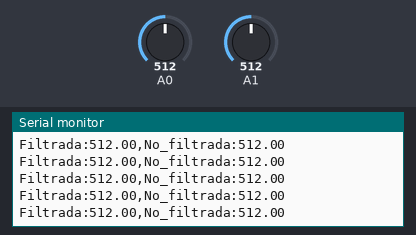
The sketch below on a simulated Arduino Uno, built with avr-gcc and run on an emulated ATmega328P. Shown: the last lines printed to the serial monitor. Inputs (shaded band) come from the test bench; at power-on: A1 = 512, A0 = 512.

Above: at 2.7 s.
2.8 s: A1 set to 985
At 2.84 s:
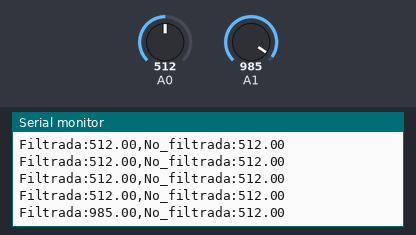
5.8 s: A1 set to 1018
At 5.88 s:
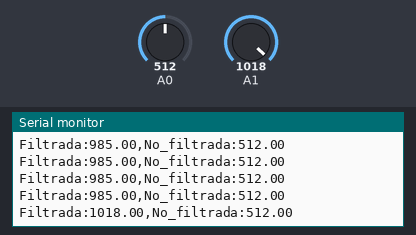
Timing chart, 0 to 8.8 s (numbered marks = the images above; inputs shaded):
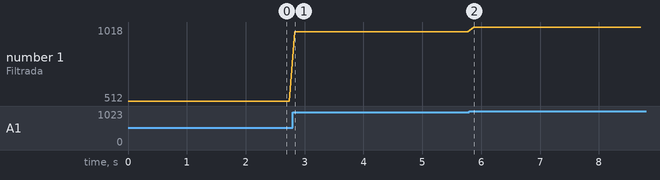

Measured:
- after the input at 2.8 s, the serial monitor: prints a new line at once (image 1)
- after the input at 5.8 s, the serial monitor: prints a new line after 0.08 s (image 2)
- plotted number 1: 512 → 985 after the input at 2.8 s, 985 → 1018 after the input at 5.8 s

The sketch:

p1.ino
```cpp
void setup() {
  Serial.begin(9600);

}

void loop() {
  float dataF = analogRead(0);
  float dataR = analogRead(1);

  Serial.print("Filtrada:");
  Serial.print(dataR);
  Serial.print(",");
  Serial.print("No_filtrada:");
  Serial.println(dataF);

  delay(100);
}
```
